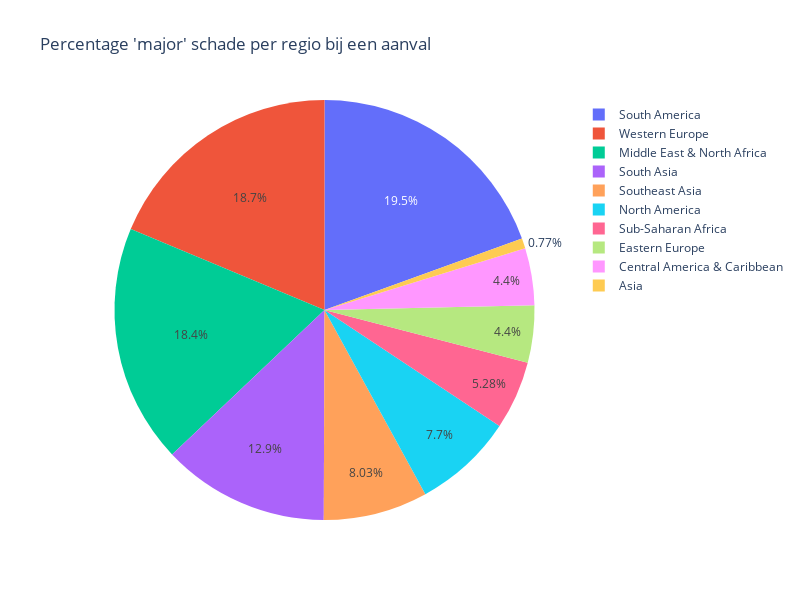

The notebook cell this image was saved under:
### Markdown cell above
# Visualisatie 3

### Code cell
import plotly.graph_objs as go

filename = "globalterrorismdb_0718dist.csv"

# Lees de dataset in een pandas DataFrame
dataset = pd.read_csv(filename, usecols=["iyear", "imonth", "country_txt", "region_txt", "region", "nkill", "nwound", "propextent_txt", "natlty1_txt"], encoding="latin-1")

# Filter de gegevens met 'major' schade
dataset_major_schade = dataset[dataset['propextent_txt'] == 'Major (likely >= $1 million but < $1 billion)']

# Combineer "East Asia" en "Central Asia" in "Asia"
dataset_major_schade.loc[dataset_major_schade['region_txt'].isin(["East Asia", "Central Asia"]), 'region_txt'] = 'Asia'

# Bereken het percentage 'major' schade per land
percentage_per_land = dataset_major_schade['region_txt'].value_counts(normalize=True) * 100

# Maak het cirkeldiagram
fig = go.Figure(data=[go.Pie(labels=percentage_per_land.index, values=percentage_per_land)])

# Stel de titel in
fig.update_layout(
    title="Percentage 'major' schade per regio bij een aanval",
    width=800,  # Pas de breedte van het diagram aan
    height=600  # Pas de hoogte van het diagram aan
)

# Toon het cirkeldiagram
fig.show()

### Figure 1 — Plotly figure (JSON) as saved in the notebook; plotly's stock layout.template omitted (floating-point values rounded to 4 significant figures)
{"data": [{"labels": ["South America", "Western Europe", "Middle East & North Africa", "South Asia", "Southeast Asia", "North America", "Sub-Saharan Africa", "Eastern Europe", "Central America & Caribbean", "Asia"], "type": "pie", "values": [19.47, 18.7, 18.37, 12.87, 8.031, 7.701, 5.281, 4.4, 4.4, 0.7701]}], "layout": {"height": 600, "title": {"text": "Percentage 'major' schade per regio bij een aanval"}, "width": 800}}
